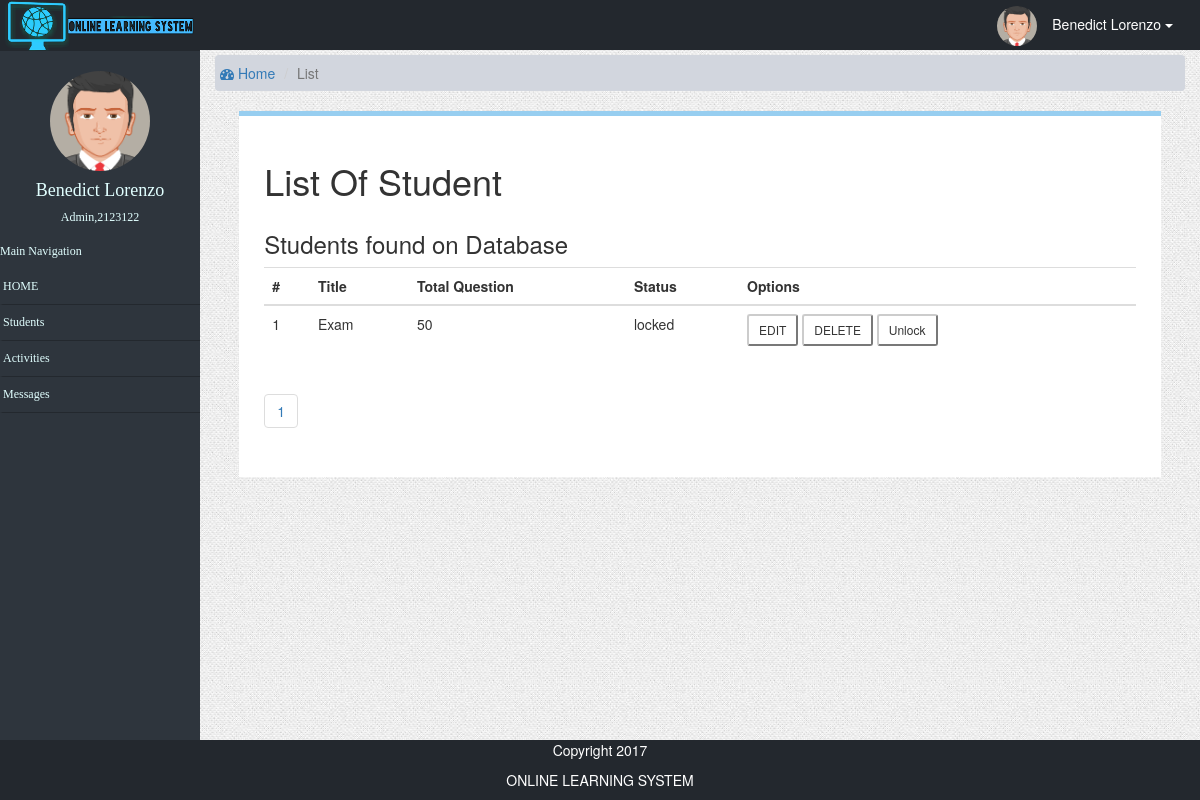
/admin/list.php?ref=list (signed in), run on an earlier commit of the app's database.
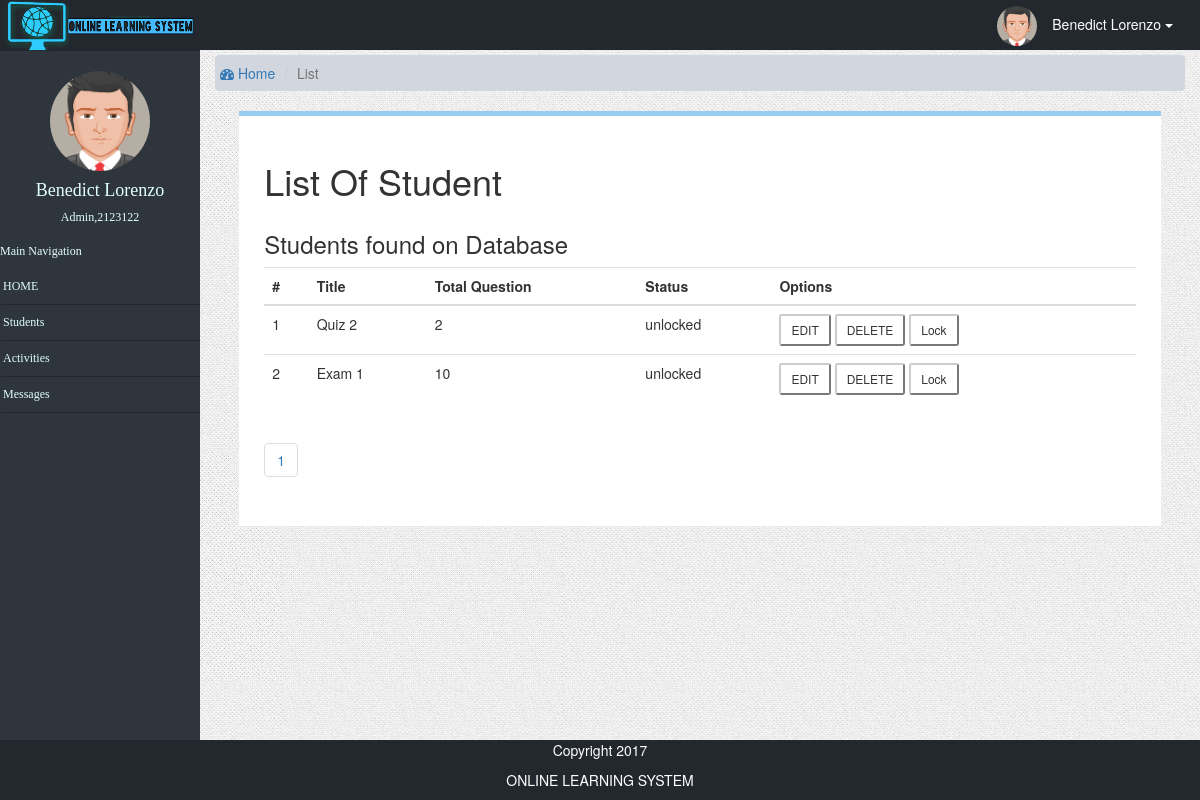
And on a later commit of the database.
### tables this page shows
CREATE TABLE `createact` (
  `create_id` int(11) NOT NULL,
  `title` varchar(255) NOT NULL,
  `numque` int(11) NOT NULL,
  `status` varchar(255) NOT NULL
);

### admin/list.php (the view, shortened to what this page needs)
<?php
function display_content(){
if ($_GET['ref']=="list") {
	echo '
   <div class="content-wrapper">
    <section class="content-header">
      <ol class="breadcrumb">
        <li><a href="./"><i class="fa fa-dashboard"></i> Home</a></li>
        <li class="active">List</li>
      </ol>
    </section>
    </div>
		<div class="borderStudent">
			<section class="content-header">
      	<h1>List Of Student</h1>
      		<section class = "content">
      			<div class="row">
              <section class="col-lg-12">
                <div class="box box-info">
                  <div class="box-header">
                    <h3 class="box-title">Students found on Database</h3>
                  </div>
                  <div class="box-body">
				            <table class="table">
                   		<tbody>
                   			<tr>
    		                  <th>#</th>
    		                  <th>Title</th>
    		                  <th>Total Question</th>
    						  <th>Status</th>
                  <th>Options</th>
                    		</tr>
                      </tbody>
                   		<tbody>';
                      include('../db_config/database.php');
		                    $page =$_GET['page'];
                      if ($page=="" || $page=="1"){
								        $page1=0;
		                  }else{
								        $page1=($page*10)-10;
						          }
                        $sql = "SELECT * FROM createact limit $page1,10";
                        $result = mysqli_query($connection,$sql);
                      if ($result->num_rows > 0) {
                        $num =1;
                        while($row = $result->fetch_assoc()) {
                          $id = $row["create_id"];
                          $title=$row["title"];
                          $status =$row['status'];
                          foreach($connection->query("SELECT COUNT(create_id) FROM questions where create_id = '$id'") as $row) {
                          $count = $row['COUNT(create_id)'] ;
                        }
echo "
                   			<tr>
                   				<td>".$num."</td>
                   				<td>".$title."</td>
                   				<td>".$count."</td>
                          <td>".$status."</td>
                          <td>
                            <div class='inline'>
                              <li>
                                <form method='POST' action='list.php?ref=edit&id=".$id."'>
                                  <input class = 'btn-default btn-sm' title ='EDIT " .$title."' type='submit' name='edit' value='EDIT'>
                                </form>
                              </li>
                              <li>
               					        <form method='POST' action='process/deletelist.php?ref=".$id."' onSubmit='return ConfirmDelete();'>
                                  <input class = 'btn-default btn-sm' title ='DELETE " .$title."' type='submit' name='delete' value='DELETE'>
                                </form>
                              </li>
                              <li>
                                <form method='POST' action='process/list.php?ref=".$id."'>";
                                  if ($status=="locked") {
echo "
                                    <input class = 'btn-default btn-sm' title ='Unlock " .$title."' type='submit' name='unlock' value='Unlock'>";
                                  }else{
echo "                              <input class = 'btn-default btn-sm' title ='Lock " .$title."' type='submit' name='lock' value='Lock'>";
                                  }
echo "
                              </form>
                              </li>
                            </div>
                          </td>
               			    </tr>
";
                    $num++;    }
                      } $connection->close();
echo '
 					            </tbody>
                    </table>
                    <ul class="pagination">';
                      include('../db_config/database.php');
                        $sql = "SELECT * FROM createact";
                        $result = mysqli_query($connection,$sql);
                      if ($result->num_rows > 0) {
                        print '<tr><td colspan="10">';
                        $ragents=mysqli_num_rows($result);
                        $a = $ragents/10;
                        $a = ceil($a);
                      for ($b=1;$b<=$a;$b++){
?>                      <li class="paginate_button">
                          <a href="list.php?ref=list&page=<?php echo $b; ?>" ><?php echo $b. " "; ?></a>
                        </li><?php
                      }
                    }
echo '
                    </ul>
                  </div>
              </div>
            </section>
          </div>
        </section>
      </section>
    </div>
';
}
?>                      <li class="paginate_button">
                        </li><?php
}
	require_once('admintemplate.php');
	?>

What changed in the data, as far as the page shows it:
removed createact: title "Exam", count "50", status "locked"
added createact: title "Quiz 2", count "2", status "unlocked"
added createact: title "Exam 1", count "10", status "unlocked"
